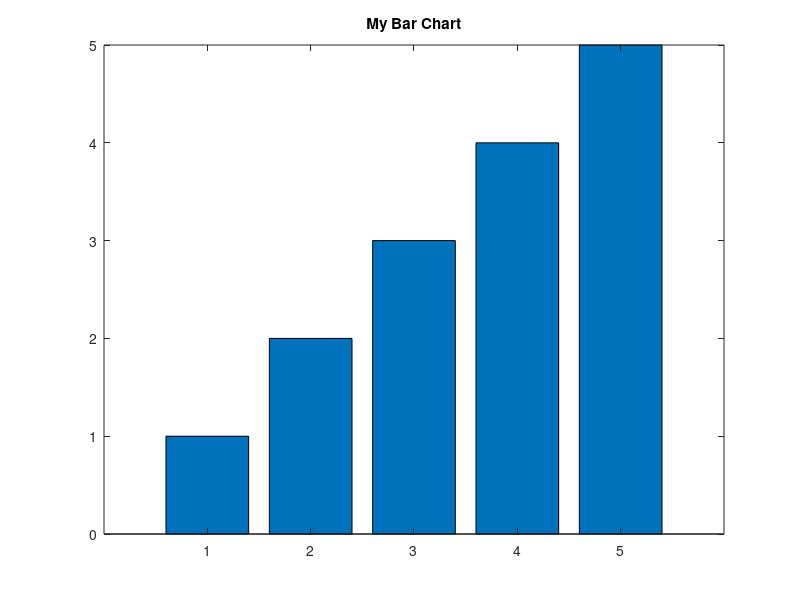

Reproduce this figure in MATLAB.
%% Author: Xiaoguang Liang (PG/T - Comp Sci & Elec Eng)
%% University of Surrey, United Kingdom
%% Email address: xl01339@surrey.ac.uk
%% Time: 22/10/2024 17:42

clc;
close all;
clear;



% Save the figure as a PNG file with specified margins
% print(fig, 'my_chart_with_margins.png', '-dpng', '-r300');  % '-r300' sets 300 DPI for high resolution

bar(1:5)
title("My Bar Chart")
ax = gca;
exportgraphics(ax,"100pixelpadding.png","Padding",100)